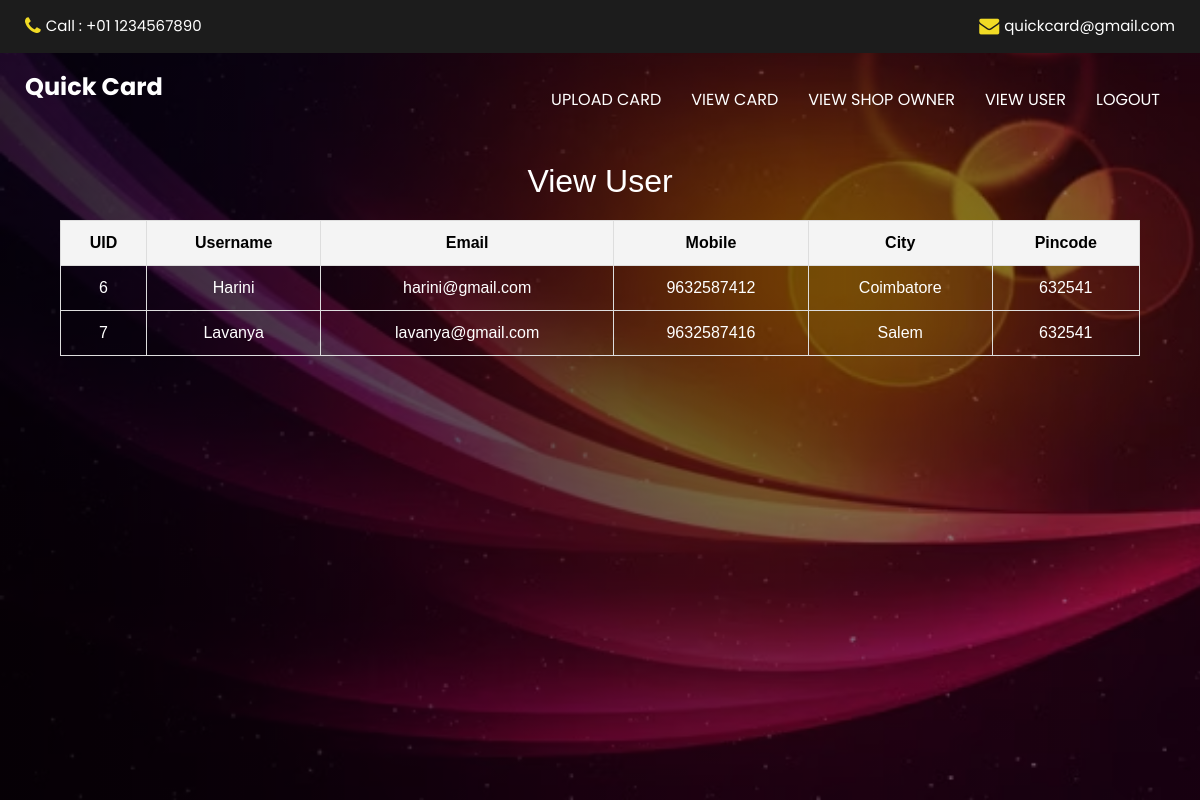
The page /vuser.php on the database its author committed.
### tables this page shows
CREATE TABLE IF NOT EXISTS `users` (
`uid` int(11) NOT NULL,
  `username` varchar(50) NOT NULL,
  `password` varchar(50) NOT NULL,
  `email` varchar(50) NOT NULL,
  `mobile` bigint(50) NOT NULL,
  `city` varchar(50) NOT NULL,
  `pincode` varchar(10) NOT NULL
);

### vuser.php (the view, shortened to what this page needs)
<?php
include "header.php";
include "nav.php";
include "config.php";
?>
<!DOCTYPE html>
<html lang="en">
<head>
</head>
<body>
<div class="table-container">
    <h2>View User</h2>
    <table>
        <thead>
            <tr>
                <th>UID</th>
                <th>Username</th>
                <th>Email</th>
                <th>Mobile</th>
                <th>City</th>
                <th>Pincode</th>
            </tr>
        </thead>
        <tbody>
            <?php
            $sql = "SELECT * FROM users";
            $result = mysqli_query($conn, $sql);
            if (mysqli_num_rows($result) > 0) {
                while ($row = mysqli_fetch_assoc($result)) {
                    echo "<tr>";
                    echo "<td>" . $row['uid'] . "</td>";
                    echo "<td>" . $row['username'] . "</td>";
                    echo "<td>" . $row['email'] . "</td>";
                    echo "<td>" . $row['mobile'] . "</td>";
                    echo "<td>" . $row['city'] . "</td>";
                    echo "<td>" . $row['pincode'] . "</td>";
                    echo "</tr>";
                }
            } else {
                echo "<tr><td colspan='7'>No records found</td></tr>";
            }
            ?>
        </tbody>
    </table>
</div>
</body>
</html>

### css/style.css (style rules this page uses)
body { font-family: "Poppins", sans-serif; color: #0c0c0c; background-color: #ffffff; }

### vuser.php (style rules this page uses)
.table-container { width: 90%; margin: 20px auto; font-family: Arial, sans-serif; }
table { width: 100%; border-collapse: collapse; margin-top: 20px; }
table th, table td { border: 1px solid #ddd; padding: 10px; text-align: center; color: white; }
table th { background-color: #f4f4f4; font-weight: bold; color: black; }
h2 { text-align: center; margin-top: 20px; color: white; }

### rows shown on the page
users: uid "6", username "Harini", email "harini@gmail.com", mobile "9632587412", city "Coimbatore", pincode "632541"
users: uid "7", username "Lavanya", email "lavanya@gmail.com", mobile "9632587416", city "Salem", pincode "632541"
